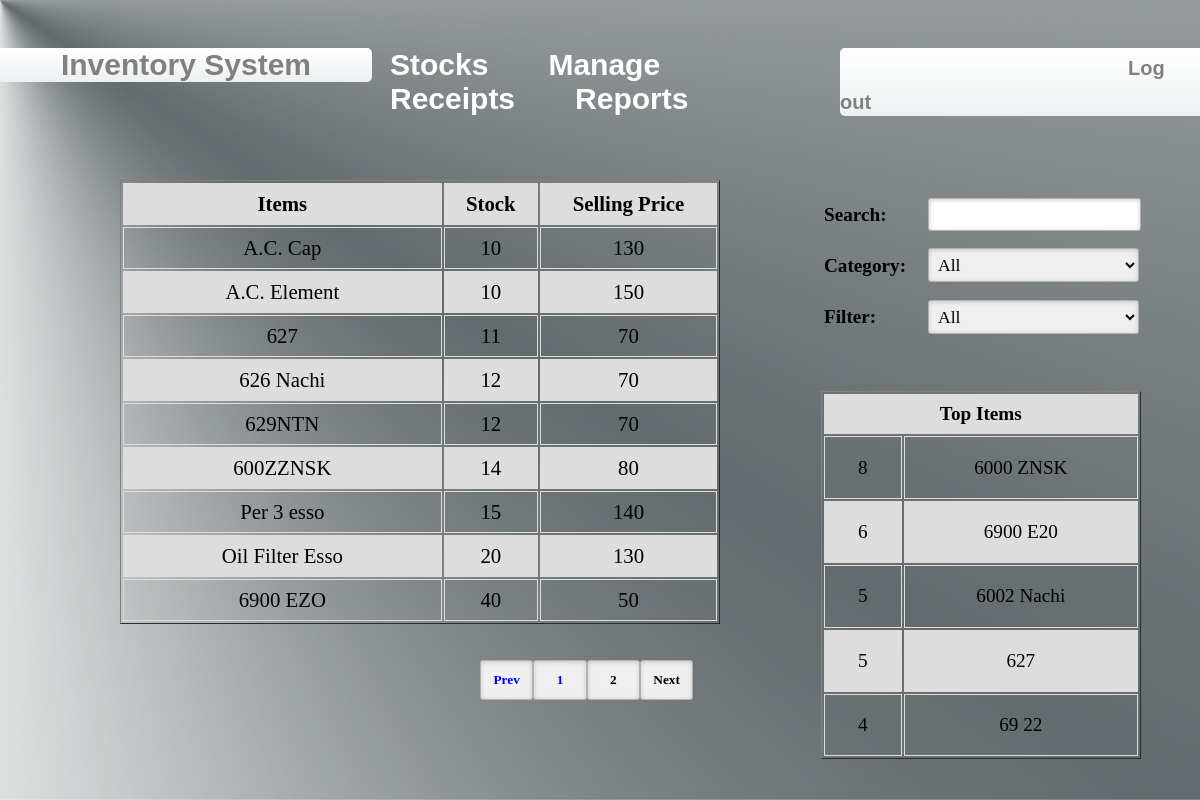
Screenshot of /?page=2 with the database file from the repository.
### tables this page shows
CREATE TABLE `item` (
  `item_id` int(11) NOT NULL,
  `item_name` varchar(25) NOT NULL,
  `item_category_id` int(11) NOT NULL,
  `item_quantity` int(11) NOT NULL,
  `selling_price` int(11) NOT NULL
);

### index.php (the view, shortened to what this page needs)
<!DOCTYPE html>
<?php
require_once("includes/connection.php");
	$top_quantity1 = 0;
	$top_quantity2 = 0;
	$top_quantity3 = 0;
	$top_quantity4 = 0;
	$top_quantity5 = 0;
	function getAllItems($start,$perpage) {
		$result=mysqli_query($GLOBALS['con'],"select * from item order by item_quantity ASC Limit $start, $perpage");
		return $result;
	}
	function getItemId(){
		$result=mysqli_query($GLOBALS['con'],"select item_id from item_list_sold");
		return $result;
	}
	function countItemId($id){
		$result=mysqli_query($GLOBALS['con'],"select item_id as cnt from item_list_sold where item_id='$id'");
			$count=mysqli_num_rows($result);
		return $count;
	}
	function getMultiQnty($id){
		$result=mysqli_query($GLOBALS['con'],"select quantity_sold, item_sold_name from item_list_sold where item_id=$id");
		return $result;
	}
?>
<html>
<head>
	<link rel="stylesheet" href="css/cssnav.css">
	<link rel="stylesheet" href="css/style.css">
</head>
<body>
	<div id="container">
		<img src="css/mainbg.png" id="bg" alt="" />
		<div id="nav"><?php include("navbar.php"); ?></div>
		<div id="main-content">
		<div id="all-stocks">
			<table id="stock-tbl" border="1">
				<thead>
					<tr>
						<th>Items</th>
						<th class="tbl-stock">Stock</th>
						<th class="tbl-sellingprice">Selling Price</th>
					</tr>
				</thead>
				<?php $perpage = 10;
				if(isset($_GET["page"])){
					$page = intval($_GET["page"]);
				}
				else {
				$page = 1;
				}
				$calc = $perpage * $page;
				$start = $calc - $perpage;
				$result = getAllItems($start,$perpage);
				$rows = mysqli_num_rows($result);
				if($rows){
				?>
				<tbody>
					<?php while($row = mysqli_fetch_array($result)){ ?>
						<tr>
							<td><?php echo $row['item_name']?></td>
							<td class="tbl-stock"><?php echo $row['item_quantity']?></td>
							<td class="tbl-sellingprice"><?php echo $row['selling_price']?></td>
						</tr>
					<?php }
				} ?>
				</tbody>
			</table>
			<div id="cont">
				<?php if(isset($page)){
					$result = mysqli_query($con,"select count(*) As Total from item");
						$rows = mysqli_num_rows($result);
						if($rows){
							$rs = mysqli_fetch_assoc($result);
							$total = $rs["Total"];
						}
						$totalPages = ceil($total / $perpage);
						if($page <=1 ){
							echo "<button>Prev</button>";
						}else{
							$j = $page - 1;
							echo "<button><a id='page_a_link' href='?page=$j'>Prev</a></button>";
						}
						for($i=1; $i <= $totalPages; $i++){
							if($i<>$page){
								echo "<button><a id='page_a_link' href='?page=$i'>$i</a></button>";
							}else{
								echo "<button>$i</button>";
							}
						}
					if($page == $totalPages){
						echo "<button>Next</button>";
					}else{
						$j = $page + 1;
						echo "<button><a id='page_a_link' href='?page=$j'>Next</a></button>";
					}
				}?>
			</div>
		</div>
	</div>
	<div id="side-content">
		<div id="search-box">
			<label class="lbl">Search:</label>
			<input type="text" name="search" id="search" onkeyup="searching(this.value);">
		</div>
		<div id="filter">
			<label class="lbl">Category:</label>
			<select name="select_cat" id="select_cat" onchange="getbycategory(this.value);">
				<option selected>All</option>
			</select>
			<label class="lbl">Filter:</label>
			<select name="select_filter" id="select_filter" onchange="filtering(this.value);">
				<option selected>All</option>
			</select>
		</div>
		<div id="top-items">
			<table id="topitems-tbl" border="1">
				<thead>
					<tr>
						<th colspan="2">Top Items</th>
					</tr>
				</thead>
				<tbody>
				<?php for($i=1; $i<=5; $i++){
					$item_id=getItemId();
					while($row_id = mysqli_fetch_array($item_id)){
						$id=$row_id['item_id'];
							$quantity = 0;
							$count = countItemId($id);
							if($count!=0){
								$result = getMultiQnty($id);
								while($row_qnty = mysqli_fetch_array($result)){
									$quantity=$quantity+$row_qnty['quantity_sold'];
									$item=$row_qnty['item_sold_name'];
								}
							}else{
								$row_qnty = $getQnty($id);
								$quantity=$row_qnty['quantity_sold'];
								$item=$row_qnty['item_sold_name'];
							}
						if($quantity>=$top_quantity1){
							$top_quantity1 = $quantity;
							$top_item1 = $item;
						}else if($quantity<=$top_quantity1&&$quantity>=$top_quantity2){
							$top_quantity2 = $quantity;
							$top_item2 = $item;
						}else if($quantity<$top_quantity2&&$quantity>$top_quantity3){
							$top_quantity3 = $quantity;
							$top_item3 = $item;
						}else if($quantity<=$top_quantity3&&$quantity>=$top_quantity4){
							$top_quantity4 = $quantity;
							$top_item4 = $item;
						}else if($quantity<$top_quantity4&&$quantity>$top_quantity5){
							$top_quantity5 = $quantity;
							$top_item5 = $item;
						}
					}
				}
				?>
					<tr>
						<td class="qnty-tbl"><?php echo $top_quantity1;?></td>
						<td><?php echo $top_item1;?></td>
					</tr>
					<tr>
						<td class="qnty-tbl"><?php echo $top_quantity2;?></td>
						<td><?php echo $top_item2;?></td>
					</tr>
					<tr>
						<td class="qnty-tbl"><?php echo $top_quantity3;?></td>
						<td><?php echo $top_item3;?></td>
					</tr>
					<tr>
						<td class="qnty-tbl"><?php echo $top_quantity4;?></td>
						<td><?php echo $top_item4;?></td>
					</tr>
					<tr>
						<td class="qnty-tbl"><?php echo $top_quantity5;?></td>
						<td><?php echo $top_item5;?></td>
					</tr>
				</tbody>
			</table>
		</div>
	</div>
	</div>
</body>
</html>

### css/style.css (style rules this page uses)
body { margin: 0; padding: 0; }
#bg { margin-left: 0; margin-right: 0; width:100%; height: 100%; position: fixed; }
#container { width: 960px; height: auto; }
#main-content { width: 800px; }
#stock-tbl { width: 50%; position: absolute; margin: 15% 0 3% 10%; text-align: center; font-family: calibri, verdana; font-size: 130%; }
.tbl-sellingprice { width: 30%; }
.tbl-stock { width: 16%; position: relative; }
thead { background-color: #dddddd; }
td, th { border: 1px solid #dddddd; padding: 8px; }
tr:nth-child(even) { background-color: #dddddd; }
#cont { position: absolute; margin-top: 55%; margin-left: 40%;" }
button { width: 4em; height: 3em; font-family: calibri, verdana; font-weight: bold; border: 1px solid rgb(178, 178, 178); -webkit-border-radius: 3px; -moz-border-radius: 3px; border-radius: 3px; -webkit-box-shadow: 0px 1px 4px 0px rgba(168, 168, 168, 0.6) inset; -moz-box-shadow: 0px 1px 4px 0px rgba(168, 168, 168, 0.6) inset; box-shadow: 0px 1px 4px 0px rgba(168, 168, 168, 0.6) inset; }
a { text-decoration: none; }
#side-content { width: 160px; margin: 15% 0 0 70%; position: absolute; }
.lbl { font-family: calibri, verdana; font-size: 120%; position: absolute; margin: 15% 0 0 -10%; font-weight: bold; }
#search,#select_cat, #select_filter { width: 12em; margin: 1em 0 0 5em; padding: 5px; border: 1px solid rgb(178, 178, 178); -webkit-border-radius: 3px; -moz-border-radius: 3px; border-radius: 3px; -webkit-box-shadow: 0px 1px 4px 0px rgba(168, 168, 168, 0.6) inset; -moz-box-shadow: 0px 1px 4px 0px rgba(168, 168, 168, 0.6) inset; box-shadow: 0px 1px 4px 0px rgba(168, 168, 168, 0.6) inset; font-family: calibri, verdana; font-size: 110%; }
#search { width: 11.4em; }
#topitems-tbl { margin: 3em 0 1em -1em; width: 200%; text-align: center; font-family: calibri, verdana; font-size: 120%; }
.qnty-tbl { width: 25%; padding: 1em; }

### rows the page displays
item: item_name "A.C. Cap", item_quantity "10", selling_price "130"
item: item_name "A.C. Element", item_quantity "10", selling_price "150"
item: item_name "627", item_quantity "11", selling_price "70"
item: item_name "626 Nachi", item_quantity "12", selling_price "70"
item: item_name "629NTN", item_quantity "12", selling_price "70"
item: item_name "600ZZNSK", item_quantity "14", selling_price "80"
item: item_name "Per 3 esso", item_quantity "15", selling_price "140"
item: item_name "Oil Filter Esso", item_quantity "20", selling_price "130"
item: item_name "6900 EZO", item_quantity "40", selling_price "50"

### other values shown
$top_quantity1 "8"
$top_item1 "6000 ZNSK"
$top_quantity2 "6"
$top_item2 "6900 E20"
$top_quantity3 "5"
$top_item3 "6002 Nachi"
$top_quantity4 "5"
$top_item4 "627"
$top_quantity5 "4"
$top_item5 "69 22"
